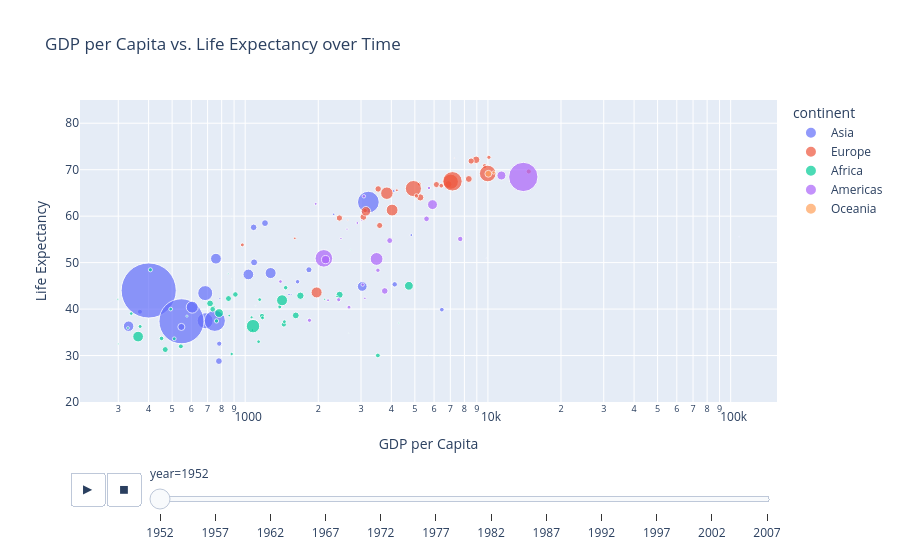

Notebook source saved alongside this figure:
### Code cell
# Create an animated scatter plot
fig = px.scatter(df,
                 x="gdpPercap",
                 y="lifeExp",
                 size="pop",
                 color="continent",
                 hover_name="country",
                 log_x=True,
                 size_max=60,
                 animation_frame="year",
                 title="GDP per Capita vs. Life Expectancy over Time",
                 labels={"gdpPercap": "GDP per Capita", "lifeExp": "Life Expectancy"}
                 )

# Adjust the height of the figure and set y-axis range
fig.update_layout(height=500, yaxis_range=[20,85])  

# Display the plot
fig.show()

### Figure 1 — Plotly figure (JSON) as saved in the notebook; plotly's stock layout.template omitted (floating-point values rounded to 4 significant figures)
{"data": [{"hovertemplate": "<b>%{hovertext}</b><br><br>continent=Asia<br>year=1952<br>GDP per Capita=%{x}<br>Life Expectancy=%{y}<br>pop=%{marker.size}<extra></extra>", "hovertext": ["Afghanistan", "Bahrain", "Bangladesh", "Cambodia", "China", "Hong Kong, China", "India", "Indonesia", "Iran", "Iraq", "Israel", "Japan", "Jordan", "Korea, Dem. Rep.", "Korea, Rep.", "Kuwait", "Lebanon", "Malaysia", "Mongolia", "Myanmar", "Nepal", "Oman", "Pakistan", "Philippines", "Saudi Arabia", "Singapore", "Sri Lanka", "Syria", "Taiwan", "Thailand", "Vietnam", "West Bank and Gaza", "Yemen, Rep."], "legendgroup": "Asia", "marker": {"color": "#636efa", "size": [8425333, 120447, 46886859, 4693836, 556263527, 2125900, 372000000, 82052000, 17272000, 5441766, 1620914, 86459025, 607914, 8865488, 20947571, 160000, 1439529, 6748378, 800663, 20092996, 9182536, 507833, 41346560, 22438691, 4005677, 1127000, 7982342, 3661549, 8550362, 21289402, 26246839, 1030585, 4963829], "sizemode": "area", "sizeref": 366300.0, "symbol": "circle"}, "mode": "markers", "name": "Asia", "orientation": "v", "showlegend": true, "type": "scatter", "x": [779.4, 9867.0, 684.2, 368.5, 400.4, 3054.0, 546.6, 749.7, 3035.0, 4130.0, 4087.0, 3217.0, 1547.0, 1088.0, 1031.0, 108400.0, 4835.0, 1831.0, 786.6, 331.0, 545.9, 1828.0, 684.6, 1273.0, 6460.0, 2315.0, 1084.0, 1643.0, 1207.0, 757.8, 605.1, 1516.0, 781.7], "xaxis": "x", "y": [28.8, 50.94, 37.48, 39.42, 44.0, 60.96, 37.37, 37.47, 44.87, 45.32, 65.39, 63.03, 43.16, 50.06, 47.45, 55.56, 55.93, 48.46, 42.24, 36.32, 36.16, 37.58, 43.44, 47.75, 39.88, 60.4, 57.59, 45.88, 58.5, 50.85, 40.41, 43.16, 32.55], "yaxis": "y"}, {"hovertemplate": "<b>%{hovertext}</b><br><br>continent=Europe<br>year=1952<br>GDP per Capita=%{x}<br>Life Expectancy=%{y}<br>pop=%{marker.size}<extra></extra>", "hovertext": ["Albania", "Austria", "Belgium", "Bosnia and Herzegovina", "Bulgaria", "Croatia", "Czech Republic", "Denmark", "Finland", "France", "Germany", "Greece", "Hungary", "Iceland", "Ireland", "Italy", "Montenegro", "Netherlands", "Norway", "Poland", "Portugal", "Romania", "Serbia", "Slovak Republic", "Slovenia", "Spain", "Sweden", "Switzerland", "Turkey", "United Kingdom"], "legendgroup": "Europe", "marker": {"color": "#EF553B", "size": [1282697, 6927772, 8730405, 2791000, 7274900, 3882229, 9125183, 4334000, 4090500, 42459667, 69145952, 7733250, 9504000, 147962, 2952156, 47666000, 413834, 10381988, 3327728, 25730551, 8526050, 16630000, 6860147, 3558137, 1489518, 28549870, 7124673, 4815000, 22235677, 50430000], "sizemode": "area", "sizeref": 366300.0, "symbol": "circle"}, "mode": "markers", "name": "Europe", "orientation": "v", "showlegend": true, "type": "scatter", "x": [1601.0, 6137.0, 8343.0, 973.5, 2444.0, 3119.0, 6876.0, 9692.0, 6425.0, 7030.0, 7144.0, 3531.0, 5264.0, 7268.0, 5210.0, 4931.0, 2648.0, 8942.0, 10100.0, 4029.0, 3068.0, 3145.0, 3581.0, 5075.0, 4215.0, 3834.0, 8528.0, 14730.0, 1969.0, 9980.0], "xaxis": "x", "y": [55.23, 66.8, 68.0, 53.82, 59.6, 61.21, 66.87, 70.78, 66.55, 67.41, 67.5, 65.86, 64.03, 72.49, 66.91, 65.94, 59.16, 72.13, 72.67, 61.31, 59.82, 61.05, 58.0, 64.36, 65.57, 64.94, 71.86, 69.62, 43.59, 69.18], "yaxis": "y"}, {"hovertemplate": "<b>%{hovertext}</b><br><br>continent=Africa<br>year=1952<br>GDP per Capita=%{x}<br>Life Expectancy=%{y}<br>pop=%{marker.size}<extra></extra>", "hovertext": ["Algeria", "Angola", "Benin", "Botswana", "Burkina Faso", "Burundi", "Cameroon", "Central African Republic", "Chad", "Comoros", "Congo, Dem. Rep.", "Congo, Rep.", "Cote d'Ivoire", "Djibouti", "Egypt", "Equatorial Guinea", "Eritrea", "Ethiopia", "Gabon", "Gambia", "Ghana", "Guinea", "Guinea-Bissau", "Kenya", "Lesotho", "Liberia", "Libya", "Madagascar", "Malawi", "Mali", "Mauritania", "Mauritius", "Morocco", "Mozambique", "Namibia", "Niger", "Nigeria", "Reunion", "Rwanda", "Sao Tome and Principe", "Senegal", "Sierra Leone", "Somalia", "South Africa", "Sudan", "Swaziland", "Tanzania", "Togo", "Tunisia", "Uganda", "Zambia", "Zimbabwe"], "legendgroup": "Africa", "marker": {"color": "#00cc96", "size": [9279525, 4232095, 1738315, 442308, 4469979, 2445618, 5009067, 1291695, 2682462, 153936, 14100005, 854885, 2977019, 63149, 22223309, 216964, 1438760, 20860941, 420702, 284320, 5581001, 2664249, 580653, 6464046, 748747, 863308, 1019729, 4762912, 2917802, 3838168, 1022556, 516556, 9939217, 6446316, 485831, 3379468, 33119096, 257700, 2534927, 60011, 2755589, 2143249, 2526994, 14264935, 8504667, 290243, 8322925, 1219113, 3647735, 5824797, 2672000, 3080907], "sizemode": "area", "sizeref": 366300.0, "symbol": "circle"}, "mode": "markers", "name": "Africa", "orientation": "v", "showlegend": true, "type": "scatter", "x": [2449.0, 3521.0, 1063.0, 851.2, 543.3, 339.3, 1173.0, 1071.0, 1179.0, 1103.0, 780.5, 2126.0, 1389.0, 2670.0, 1419.0, 375.6, 328.9, 362.1, 4293.0, 485.2, 911.3, 510.2, 299.9, 853.5, 298.8, 575.6, 2388.0, 1443.0, 369.2, 452.3, 743.1, 1968.0, 1688.0, 468.5, 2424.0, 761.9, 1077.0, 2719.0, 493.3, 879.6, 1450.0, 879.8, 1136.0, 4725.0, 1616.0, 1148.0, 716.7, 859.8, 1468.0, 734.8, 1147.0, 406.9], "xaxis": "x", "y": [43.08, 30.02, 38.22, 47.62, 31.98, 39.03, 38.52, 35.46, 38.09, 40.72, 39.14, 42.11, 40.48, 34.81, 41.89, 34.48, 35.93, 34.08, 37.0, 30.0, 43.15, 33.61, 32.5, 42.27, 42.14, 38.48, 42.72, 36.68, 36.26, 33.69, 40.54, 50.99, 42.87, 31.29, 41.73, 37.44, 36.32, 52.72, 40.0, 46.47, 37.28, 30.33, 32.98, 45.01, 38.63, 41.41, 41.22, 38.6, 44.6, 39.98, 42.04, 48.45], "yaxis": "y"}, {"hovertemplate": "<b>%{hovertext}</b><br><br>continent=Americas<br>year=1952<br>GDP per Capita=%{x}<br>Life Expectancy=%{y}<br>pop=%{marker.size}<extra></extra>", "hovertext": ["Argentina", "Bolivia", "Brazil", "Canada", "Chile", "Colombia", "Costa Rica", "Cuba", "Dominican Republic", "Ecuador", "El Salvador", "Guatemala", "Haiti", "Honduras", "Jamaica", "Mexico", "Nicaragua", "Panama", "Paraguay", "Peru", "Puerto Rico", "Trinidad and Tobago", "United States", "Uruguay", "Venezuela"], "legendgroup": "Americas", "marker": {"color": "#ab63fa", "size": [17876956, 2883315, 56602560, 14785584, 6377619, 12350771, 926317, 6007797, 2491346, 3548753, 2042865, 3146381, 3201488, 1517453, 1426095, 30144317, 1165790, 940080, 1555876, 8025700, 2227000, 662850, 157553000, 2252965, 5439568], "sizemode": "area", "sizeref": 366300.0, "symbol": "circle"}, "mode": "markers", "name": "Americas", "orientation": "v", "showlegend": true, "type": "scatter", "x": [5911.0, 2677.0, 2109.0, 11370.0, 3940.0, 2144.0, 2627.0, 5587.0, 1398.0, 3522.0, 3048.0, 2428.0, 1840.0, 2195.0, 2899.0, 3478.0, 3112.0, 2480.0, 1952.0, 3759.0, 3082.0, 3023.0, 13990.0, 5717.0, 7690.0], "xaxis": "x", "y": [62.48, 40.41, 50.92, 68.75, 54.74, 50.64, 57.21, 59.42, 45.93, 48.36, 45.26, 42.02, 37.58, 41.91, 58.53, 50.79, 42.31, 55.19, 62.65, 43.9, 64.28, 59.1, 68.44, 66.07, 55.09], "yaxis": "y"}, {"hovertemplate": "<b>%{hovertext}</b><br><br>continent=Oceania<br>year=1952<br>GDP per Capita=%{x}<br>Life Expectancy=%{y}<br>pop=%{marker.size}<extra></extra>", "hovertext": ["Australia", "New Zealand"], "legendgroup": "Oceania", "marker": {"color": "#FFA15A", "size": [8691212, 1994794], "sizemode": "area", "sizeref": 366300.0, "symbol": "circle"}, "mode": "markers", "name": "Oceania", "orientation": "v", "showlegend": true, "type": "scatter", "x": [10040.0, 10560.0], "xaxis": "x", "y": [69.12, 69.39], "yaxis": "y"}], "layout": {"autosize": true, "legend": {"itemsizing": "constant", "title": {"text": "continent"}, "tracegroupgap": 0}, "sliders": [{"active": 0, "currentvalue": {"prefix": "year="}, "len": 0.9, "pad": {"b": 10, "t": 60}, "steps": [{"args": [["1952"], {"frame": {"duration": 0, "redraw": false}, "fromcurrent": true, "mode": "immediate", "transition": {"duration": 0, "easing": "linear"}}], "label": "1952", "method": "animate"}, {"args": [["1957"], {"frame": {"duration": 0, "redraw": false}, "fromcurrent": true, "mode": "immediate", "transition": {"duration": 0, "easing": "linear"}}], "label": "1957", "method": "animate"}, {"args": [["1962"], {"frame": {"duration": 0, "redraw": false}, "fromcurrent": true, "mode": "immediate", "transition": {"duration": 0, "easing": "linear"}}], "label": "1962", "method": "animate"}, {"args": [["1967"], {"frame": {"duration": 0, "redraw": false}, "fromcurrent": true, "mode": "immediate", "transition": {"duration": 0, "easing": "linear"}}], "label": "1967", "method": "animate"}, {"args": [["1972"], {"frame": {"duration": 0, "redraw": false}, "fromcurrent": true, "mode": "immediate", "transition": {"duration": 0, "easing": "linear"}}], "label": "1972", "method": "animate"}, {"args": [["1977"], {"frame": {"duration": 0, "redraw": false}, "fromcurrent": true, "mode": "immediate", "transition": {"duration": 0, "easing": "linear"}}], "label": "1977", "method": "animate"}, {"args": [["1982"], {"frame": {"duration": 0, "redraw": false}, "fromcurrent": true, "mode": "immediate", "transition": {"duration": 0, "easing": "linear"}}], "label": "1982", "method": "animate"}, {"args": [["1987"], {"frame": {"duration": 0, "redraw": false}, "fromcurrent": true, "mode": "immediate", "transition": {"duration": 0, "easing": "linear"}}], "label": "1987", "method": "animate"}, {"args": [["1992"], {"frame": {"duration": 0, "redraw": false}, "fromcurrent": true, "mode": "immediate", "transition": {"duration": 0, "easing": "linear"}}], "label": "1992", "method": "animate"}, {"args": [["1997"], {"frame": {"duration": 0, "redraw": false}, "fromcurrent": true, "mode": "immediate", "transition": {"duration": 0, "easing": "linear"}}], "label": "1997", "method": "animate"}, {"args": [["2002"], {"frame": {"duration": 0, "redraw": false}, "fromcurrent": true, "mode": "immediate", "transition": {"duration": 0, "easing": "linear"}}], "label": "2002", "method": "animate"}, {"args": [["2007"], {"frame": {"duration": 0, "redraw": false}, "fromcurrent": true, "mode": "immediate", "transition": {"duration": 0, "easing": "linear"}}], "label": "2007", "method": "animate"}], "x": 0.1, "xanchor": "left", "y": 0, "yanchor": "top"}], "title": {"text": "GDP per Capita vs. Life Expectancy over Time"}, "updatemenus": [{"active": 0, "buttons": [{"args": [null, {"frame": {"duration": 500, "redraw": false}, "fromcurrent": true, "mode": "immediate", "transition": {"duration": 500, "easing": "linear"}}], "label": "&#9654;", "method": "animate"}, {"args": [[null], {"frame": {"duration": 0, "redraw": false}, "fromcurrent": true, "mode": "immediate", "transition": {"duration": 0, "easing": "linear"}}], "label": "&#9724;", "method": "animate"}], "direction": "left", "pad": {"r": 10, "t": 70}, "showactive": false, "type": "buttons", "x": 0.1, "xanchor": "right", "y": 0, "yanchor": "top"}], "xaxis": {"anchor": "y", "autorange": true, "domain": [0, 1], "range": [2.321, 5.19], "title": {"text": "GDP per Capita"}, "type": "log"}, "yaxis": {"anchor": "x", "domain": [0, 1], "range": [20, 85], "title": {"text": "Life Expectancy"}, "type": "linear"}}}
